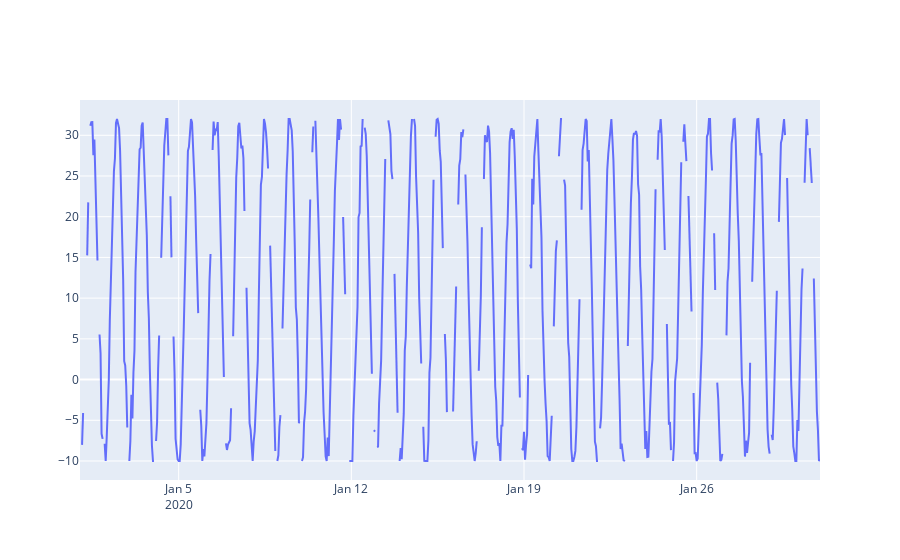

Notebook cell for this chart:
### Code cell
import requests 

import plotly.graph_objects as go
import pandas as pd

url = "http://localhost:9865/weather"
response = requests.get(
    url=url, params={
        "start_date": "2020-01-01",
        "end_date" :"2020-01-31",
        "latitude": 0,
        "longitude": 0,
    }
)
data = pd.Series(response.json())
fig = go.Figure()
fig.add_scatter(x=data.index, y= data)

### Figure 1 — Plotly figure (JSON) as saved in the notebook; plotly's stock layout.template omitted (floating-point values rounded to 4 significant figures; data arrays with more than 128 entries replaced by an {"elided": "..."} marker saying what was removed)
{"data": [{"type": "scatter", "x": {"elided": "721 str values"}, "y": {"elided": "721 float values"}}], "layout": {}}
